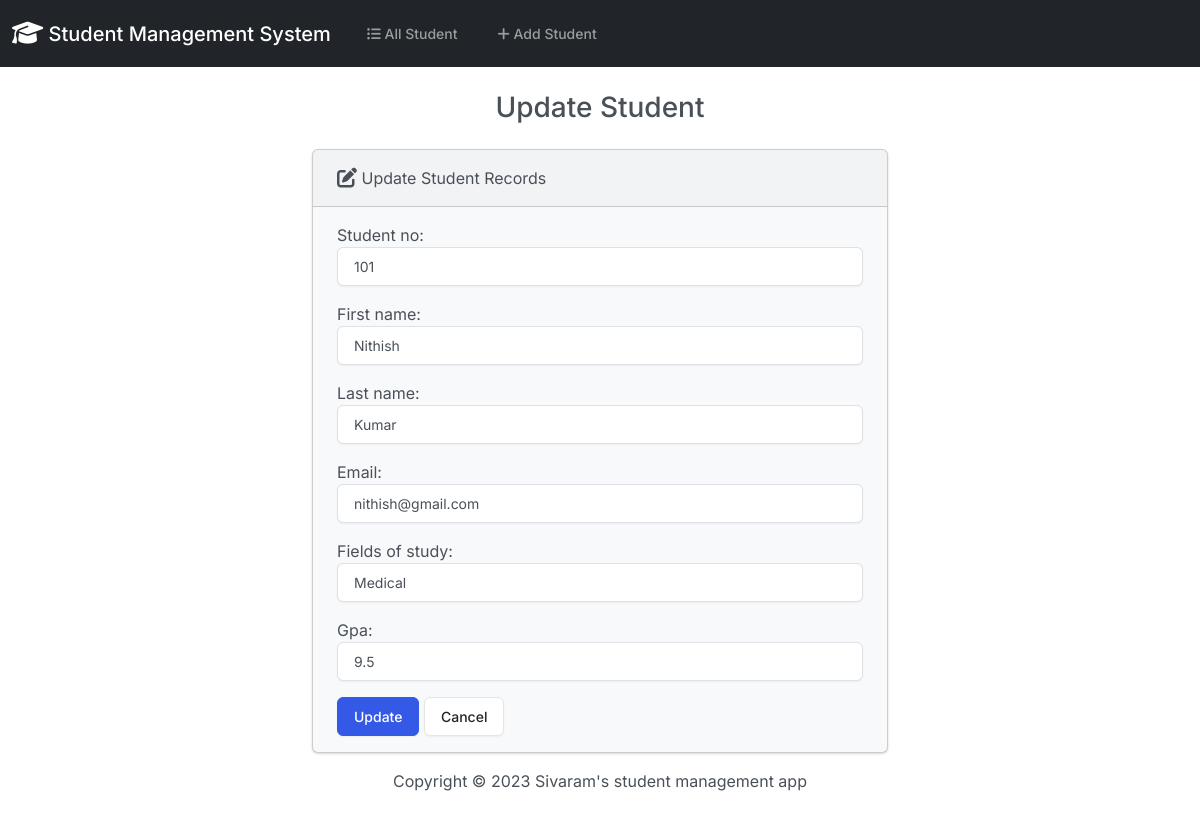
Page /edit/2 on the committed database.
### student/models.py (models this page shows, shortened)
class Student(models.Model):
    student_no=models.PositiveIntegerField()
    First_name=models.CharField(max_length=30)
    last_name=models.CharField(max_length=30)
    email=models.EmailField(max_length=100)
    fields_of_study=models.CharField(max_length=100)
    gpa=models.FloatField()

### student/views.py (the view)
# urls.py: path('edit/<int:id>',views.edit,name='edit'),
def edit(request,id):
    if request.method=="POST":
        student = Student.objects.get(pk=id)
        form=StudentForm(request.POST,instance=student)
        if form.is_valid():
            form.save()
        return render(request,'student/edit.html',{'form':form,'success':True})
    else:
        student=Student.objects.get(pk=id)
        form=StudentForm(instance=student)
        return render(request,'student/edit.html',{'form':form})

### student/forms.py
class StudentForm(forms.ModelForm):
    class Meta:
        model = Student
        fields = '__all__'
        label = {
            'student_no': 'Student Number',
            'First_name': 'First Name',
            'last_name': 'Last Name',
            'email': 'Email',
            'fields_of_study': 'Field of study',
            'gpa': 'GPA',
        }
        widgets = {
            'student_no': forms.NumberInput(attrs={'class': 'form-control'}),
            'First_name': forms.TextInput(attrs={'class': 'form-control'}),
            'last_name': forms.TextInput(attrs={'class': 'form-control'}),
            'email': forms.EmailInput(attrs={'class': 'form-control'}),
            'fields_of_study': forms.TextInput(attrs={'class': 'form-control'}),
            'gpa': forms.NumberInput(attrs={'class': 'form-control'}),
        }

### student/templates/student/edit.html (shortened to what this page needs)
{% extends "student/base.html" %}
{% block body %}
    <h3 class="text-center m-4"> Update Student</h3>
{% if success %}
    <div class="alert alert-success" role="alert">
        The Student is Updated successfully
        <a href="{% url 'index' %}"> Go to Home Page </a>
    </div>
{% else %}
    <div class="row justify-content-center">
        <div class="col-6">
            <div class="card bg-light mb-3">
                <div class="card-header">
                    <i class="fa-solid fa-pen-to-square fa-lg"></i> Update Student Records
                </div>
                <div class="card-body">
                    <form action="" method="POST">
                        {{ form.as_p }}
                        <button type="submit" class="btn btn-primary"> Update </button>
                        <a href="{% url 'index' %}" class="btn btn-secondary"> Cancel</a>
                    </form>
                </div>
              </div>
        </div>
    </div>
{% endif %}
{% endblock body %}

### rows in the picture
Student: student_no "101", First_name "Nithish", last_name "Kumar", email "nithish@gmail.com", fields_of_study "Medical", gpa "9.5"
